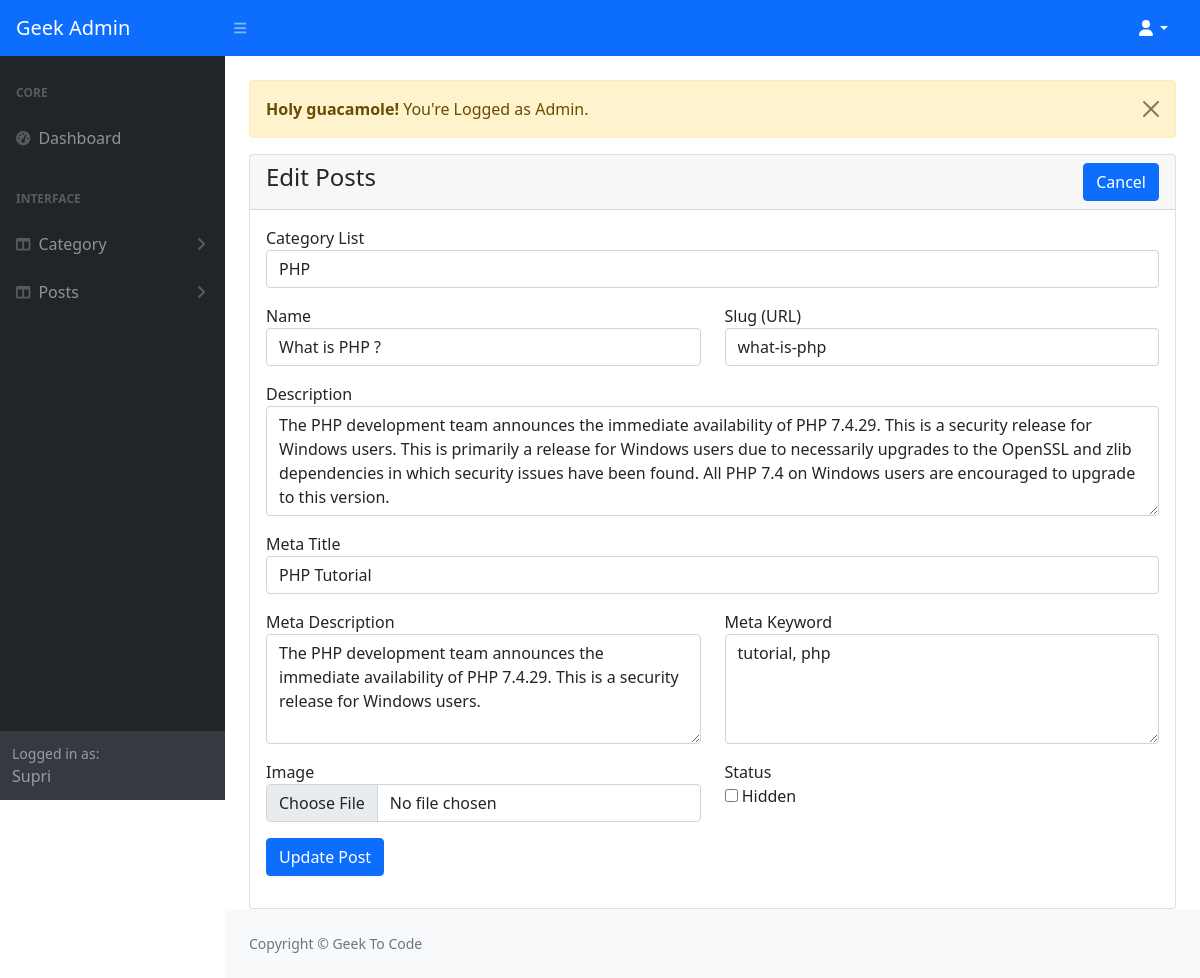
The app's page /admin/post-edit.php?id=1 (signed in) with its own data.
### tables this page shows
CREATE TABLE `posts` (
  `id` int(11) NOT NULL,
  `category_id` int(11) NOT NULL,
  `name` varchar(199) NOT NULL,
  `slug` varchar(199) NOT NULL,
  `description` text DEFAULT NULL,
  `image` varchar(199) DEFAULT NULL,
  `meta_title` varchar(199) NOT NULL,
  `meta_description` mediumtext NOT NULL,
  `meta_keyword` mediumtext NOT NULL,
  `status` tinyint(1) NOT NULL DEFAULT 0,
  `created_at` timestamp NULL DEFAULT current_timestamp()
);

CREATE TABLE `categories` (
  `id` int(12) NOT NULL,
  `name` varchar(199) NOT NULL,
  `slug` varchar(199) NOT NULL,
  `description` text DEFAULT NULL,
  `meta_title` varchar(199) NOT NULL,
  `meta_description` mediumtext DEFAULT NULL,
  `meta_keyword` mediumtext DEFAULT NULL,
  `navbar_status` tinyint(1) DEFAULT 0,
  `status` tinyint(1) DEFAULT 0,
  `created_at` timestamp NOT NULL DEFAULT current_timestamp()
);

### admin/post-edit.php (the view, shortened to what this page needs)
<?php
include('authentication.php');
include('include/header.php');
?>
<div class="container-fluid px-4">
    <div class="row mt-4">
        <div class="col-md-12">
            <?php include ('message.php'); ?>
            <div class="card">
                <div class="card-header">
                    <h4>Edit Posts
                        <a href="post-view.php" class="btn btn-primary float-end">Cancel</a>
                    </h4>
                </div>
                <div class="card-body">
                    <?php
                      if(isset($_GET['id']))
                      {
                          $post_id = $_GET['id'];
                          $post_query = "SELECT * FROM posts WHERE id='$post_id' LIMIT 1 ";
                          $post_query_run = mysqli_query($conn, $post_query);
                          if(mysqli_num_rows($post_query_run) > 0)
                          {
                            $row = mysqli_fetch_array($post_query_run);
                            ?>
                                <form action="code.php" method="POST" enctype="multipart/form-data">
                                    <div class="row">
                                        <div class="col-md-12 mb-3">
                                            <label for="">Category List</label>
                                            <?php
                                                $category = "SELECT * FROM categories WHERE status='0' ";
                                                $category_run = mysqli_query($conn, $category);
                                                if(mysqli_num_rows($category_run) > 0)
                                                {
                                                    ?>
                                                    <select name="category_id" required class="form-control" id="">
                                                        <?php
                                                            foreach($category_run as $categoryitem)
                                                            {
                                                                ?>
                                                                <option value="<?= $categoryitem['id']; ?>" <?= $categoryitem['id'] == $row['category_id'] ? 'selected':'' ?> >
                                                                    <?= $categoryitem['name']; ?>
                                                                </option>
                                                                <?php
                                                            }
                                                        ?>
                                                    </select>
                                                    <?php
                                                }
                                                else
                                                {
                                                    ?>
                                                    <h4>No Record Found</h4>
                                                    <?php
                                                }
                                            ?>
                                        </div>
                                        <div class="col-md-6 mb-3">
                                            <label for="">Name</label>
                                            <input type="text" required value="<?= $row['name']; ?>" name="name" maxlength="198" class="form-control">
                                        </div>
                                        <div class="col-md-6 mb-3">
                                            <label for="">Slug (URL)</label>
                                            <input type="text" required value="<?= $row['slug']; ?>" name="slug" maxlength="198" class="form-control">
                                        </div>
                                        <div class="col-md-12 mb-3">
                                            <label for="">Description</label>
                                            <textarea name="description" id="summernote" class="form-control" rows="4"><?= htmlentities($row['description']); ?></textarea>
                                        </div>
                                        <div class="col-md-12 mb-3">
                                            <label for="">Meta Title</label>
                                            <input type="text" required value="<?= $row['meta_title']; ?>" name="meta_title" maxlength="198" class="form-control">
                                        </div>
                                        <div class="col-md-6 mb-3">
                                            <label for="">Meta Description</label>
                                            <textarea name="meta_description" class="form-control" rows="4"><?= $row['meta_description']; ?></textarea>
                                        </div>
                                        <div class="col-md-6 mb-3">
                                            <label for="">Meta Keyword</label>
                                            <textarea name="meta_keyword" class="form-control" rows="4"><?= $row['meta_keyword']; ?></textarea>
                                        </div>
                                        <div class="col-md-6 mb-3">
                                            <label for="">Image</label>
                                            <input type="file" name="image" class="form-control">
                                        </div>
                                        <div class="col-md-6 mb-3">
                                            <label for="">Status</label> <br />
                                            <input type="checkbox" name="status" <?= $row['status'] == '1' ? 'checked':'' ?> width="70px" height="70px" />
                                            Hidden
                                        </div>
                                        <div class="col-md-12 mb-3">
                                            <button type="submit" name="post_update" class="btn btn-primary">Update Post</button>
                                        </div>
                                    </div>
                                </form>
                                <?php
                          }
                          else
                          {
                          }
                      }
                    ?>
                </div>
            </div>
        </div>
    </div>
</div>
<?php
include('include/footer.php');
include('include/scripts.php');
?>

### records on screen
posts: category_id "PHP", name "What is PHP ?", slug "what-is-php", description "The PHP development team announces the immediate availability of PHP 7.4.29. This is a security release for Windows users. This is primarily a release for Windows users due to necessarily upgrades to the OpenSSL and zlib dependencies in which security issues have been found. All PHP 7.4 on Windows users are encouraged to upgrade to this version.", meta_title "PHP Tutorial", meta_description "The PHP development team announces the immediate availability of PHP 7.4.29. This is a security release for Windows users.", meta_keyword "tutorial, php"

### other values on screen
$_SESSION['auth_user']['user_name'] "Supri"
$_SESSION['message'] "You're Logged as Admin."
